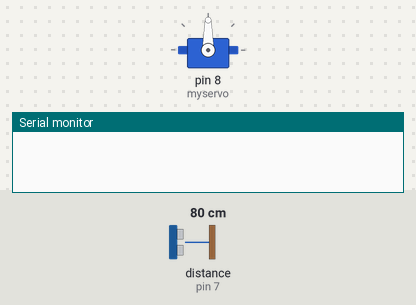
A sketch run on a simulated Arduino Uno, built with avr-gcc and run on an emulated ATmega328P. On the bench: servo, the last lines printed to the serial monitor. Wiring (inferred from the names in the program): range finder with pulse-width output: data pin 7. The inputs (shaded band) are chosen by the test bench; at power-on: distance to the obstacle (sensor on pin 7) 80 cm. The echo pulse lasts 58.3 µs per cm.

Above: at 0.1 s.
At 2.1 s:
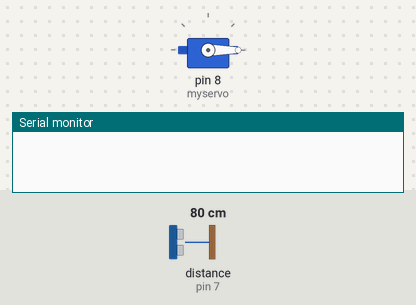
At 20.99 s:
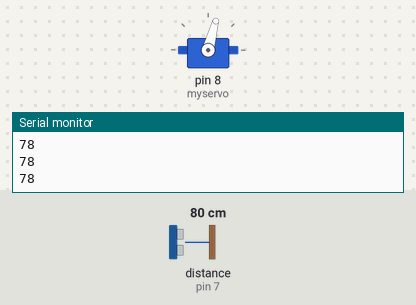
At 39.86 s:
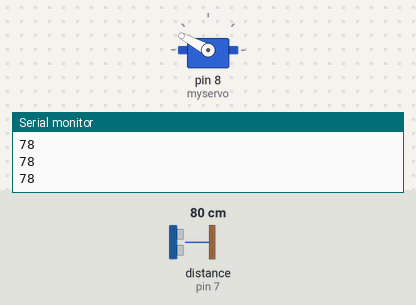
Timing chart, 0 to 40.0 s (numbered marks = the images above):
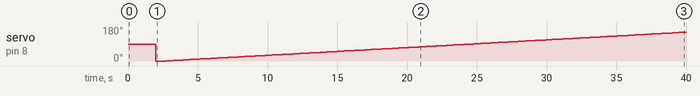

Measured:
- by itself, servo on pin 8 (myservo): 90° → 0° at 2.0 s, → 1° 0.74 s later, → 2° 0.24 s later, → 3° 0.24 s later, … (154 changes in this stretch)

The sketch:

_3DIMAGING.ino
```cpp
//////////////////////////////////////////////////////////
//////////Code WOrks for Sonar with PWM Pin Online////////
//////////////////////////////////////////////////////////

#include <Servo.h>
Servo myservo;
int pos = 0;

const int pwPin = 7;
//variables needed to store values
long pulse, inches, cm, cm1, cm2;


void setup() {
  myservo.attach(8);
  //This opens up a serial connection to shoot the results back to the PC console
  Serial.begin(9600);
  delay(2000);
  myservo.write(0);
  delay(500);
  myservo.write(180);

}

void loop() {

  for(pos = 0; pos < 180; pos += 1)  // goes from 0 degrees to 180 degrees
  {                                  // in steps of 1 degree
    myservo.write(pos);              // tell servo to go to position in variable 'pos'
    delay(200);
    /////////////////////////////////
    pinMode(pwPin, INPUT);
    pulse = pulseIn(pwPin, HIGH);
    inches = pulse/147;
    cm = (pulse/147) * 2.54;
    Serial.println(cm);
  }
}
```
